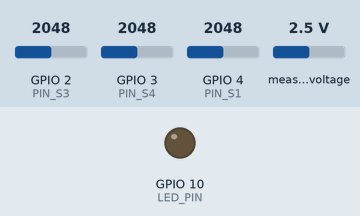
Bench run of a sketch on a simulated Seeed XIAO ESP32-C3. Parts: output pins drawn as LEDs (lit = HIGH). Inputs (shaded band) come from the test bench; at power-on: GPIO 2 (PIN_S3) = 2048, GPIO 3 (PIN_S4) = 2048, GPIO 4 (PIN_S1) = 2048, measured voltage 2.5 V (analog values on the 0–4095 scale). Nothing arrives over Bluetooth unless stated; a phone connects over Bluetooth LE 3 s after start; what the sketch prints to the serial monitor is not drawn.

Above: at 0.6 s.
At 3.6 s:
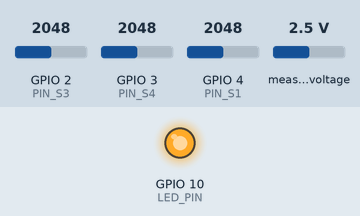
Timing chart, 0 to 5.1 s (numbered marks = the images above):
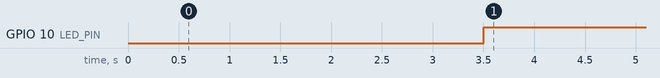

Measured:
- by itself, GPIO 10 (LED_PIN): LOW → HIGH at 3.5 s

The sketch:

smart_insole.ino
```cpp
/**
 * smart_insole.ino
 * ================
 * Firmware cho Seeed Studio XIAO ESP32C3
 * Đọc 4x FSR402 → truyền BLE 50Hz → PC bác sĩ
 *
 * Phần cứng:
 *   S1 (ụ ngón cái)  → D2 / GPIO4  (ESP32 ADC 12-bit, 0–4095)
 *   S2 (ngón cái)    → ADS1115 ch0 (16-bit, 0–26400 với GAIN_ONE)
 *   S3 (ụ ngón út)   → D0 / GPIO2  (ESP32 ADC 12-bit, 0–4095)
 *   S4 (gót chân)    → D1 / GPIO3  (ESP32 ADC 12-bit, 0–4095)
 *   ADS1115: SDA→D4(GPIO6), SCL→D5(GPIO7), VDD→3.3V, ADDR→GND (0x48)
 *
 * BLE Packet (8 bytes, big-endian uint16):
 *   [0,1] S1 — ESP32 ADC GPIO4  (0–4095)
 *   [2,3] S2 — ADS1115 ch0      (0–26400)
 *   [4,5] S3 — ESP32 ADC GPIO2  (0–4095)
 *   [6,7] S4 — ESP32 ADC GPIO3  (0–4095)
 *
 * Thư viện cần cài:
 *   - NimBLE-Arduino  (by h2zero)      ← thay ArduinoBLE
 *   - Adafruit ADS1X15 (by Adafruit)
 *   - Wire (built-in)
 */

#include <NimBLEDevice.h>
#include <Wire.h>
#include <Adafruit_ADS1X15.h>

// ---------------------------------------------------------------------------
// Cấu hình chân
// ---------------------------------------------------------------------------

#define PIN_S1   4    // GPIO4 = D2 — ụ ngón cái (ESP32 ADC)
#define PIN_S3   2    // GPIO2 = D0 — ụ ngón út  (ESP32 ADC)
#define PIN_S4   3    // GPIO3 = D1 — gót chân    (ESP32 ADC)
// S2 đọc qua ADS1115 channel 0

#define LED_PIN  10   // XIAO ESP32C3: LED vàng GPIO10

// ---------------------------------------------------------------------------
// Timing
// ---------------------------------------------------------------------------

#define SAMPLE_INTERVAL_MS   20    // 50Hz = mỗi 20ms 1 sample
#define OVERSAMPLE_COUNT      4    // oversampling để giảm noise ADC

// ---------------------------------------------------------------------------
// BLE UUIDs — phải khớp với bleServices.js
// ---------------------------------------------------------------------------

#define BLE_DEVICE_NAME         "SmartInsole"
#define BLE_SERVICE_UUID        "12345678-1234-5678-1234-56789abcdef0"
#define BLE_CHARACTERISTIC_UUID "12345678-1234-5678-1234-56789abcdef1"

// ---------------------------------------------------------------------------
// Đối tượng toàn cục
// ---------------------------------------------------------------------------

Adafruit_ADS1115 ads;
bool adsReady = false;
NimBLEServer*         pServer   = nullptr;
NimBLECharacteristic* pSensorChar = nullptr;
bool bleConnected = false;

unsigned long lastSampleTime = 0;

// ---------------------------------------------------------------------------
// BLE Server Callbacks — theo dõi connect/disconnect
// ---------------------------------------------------------------------------

class ServerCallbacks : public NimBLEServerCallbacks {
  void onConnect(NimBLEServer* pServer, NimBLEConnInfo& connInfo) override {
    bleConnected = true;
    digitalWrite(LED_PIN, HIGH);
    Serial.println("[BLE] Client kết nối");
  }
  void onDisconnect(NimBLEServer* pServer, NimBLEConnInfo& connInfo, int reason) override {
    bleConnected = false;
    digitalWrite(LED_PIN, LOW);
    Serial.println("[BLE] Client ngắt kết nối — quảng bá lại...");
    NimBLEDevice::startAdvertising();
  }
};

// ---------------------------------------------------------------------------
// Helper: đọc ESP32 ADC với oversampling
// ---------------------------------------------------------------------------

uint16_t readADCOversampled(uint8_t pin) {
  uint32_t sum = 0;
  for (uint8_t i = 0; i < OVERSAMPLE_COUNT; i++) {
    sum += analogRead(pin);
  }
  uint16_t raw = (uint16_t)(sum / OVERSAMPLE_COUNT);
  return 4095 - raw;
}

// ---------------------------------------------------------------------------
// Helper: đọc ADS1115 channel 0 (S2)
// ---------------------------------------------------------------------------

uint16_t _lastS2 = 0;

uint16_t readADS1115() {
  if (!adsReady) return 0;
  if (!ads.conversionComplete()) return _lastS2;
  int16_t raw = ads.getLastConversionResults();
  if (raw < 0) raw = 0;
  uint16_t val = (uint16_t)raw;
  _lastS2 = (val > 26400) ? 0 : (26400 - val);
  return _lastS2;
}

// ---------------------------------------------------------------------------
// Helper: đóng gói 8 bytes big-endian
// [0,1]=S1  [2,3]=S2  [4,5]=S3  [6,7]=S4
// ---------------------------------------------------------------------------

void packPacket(uint8_t* buf,
                uint16_t s1, uint16_t s2,
                uint16_t s3, uint16_t s4) {
  buf[0] = (s1 >> 8) & 0xFF;  buf[1] = s1 & 0xFF;
  buf[2] = (s2 >> 8) & 0xFF;  buf[3] = s2 & 0xFF;
  buf[4] = (s3 >> 8) & 0xFF;  buf[5] = s3 & 0xFF;
  buf[6] = (s4 >> 8) & 0xFF;  buf[7] = s4 & 0xFF;
}

// ---------------------------------------------------------------------------
// Helper: in Serial debug ở 5Hz (không làm nghẽn vòng lặp 50Hz)
// ---------------------------------------------------------------------------

void printSerial(uint16_t s1, uint16_t s2,
                 uint16_t s3, uint16_t s4,
                 unsigned long ts) {
  static unsigned long lastPrint = 0;
  if (ts - lastPrint < 200) return;
  lastPrint = ts;
  Serial.print("S1="); Serial.print(s1);
  Serial.print(" S2="); Serial.print(s2);
  Serial.print(" S3="); Serial.print(s3);
  Serial.print(" S4="); Serial.print(s4);
  Serial.print(" t="); Serial.println(ts);
}

// ---------------------------------------------------------------------------
// setup()
// ---------------------------------------------------------------------------

void setup() {
  Serial.begin(115200);
  delay(500);
  Serial.println("[SmartInsole] Khởi động...");

  // LED
  pinMode(LED_PIN, OUTPUT);
  digitalWrite(LED_PIN, LOW);

  // ADC ESP32
  analogReadResolution(12);
  pinMode(PIN_S1, INPUT_PULLUP);
  pinMode(PIN_S3, INPUT_PULLUP);
  pinMode(PIN_S4, INPUT_PULLUP);
  analogSetPinAttenuation(PIN_S1, ADC_11db);
  analogSetPinAttenuation(PIN_S3, ADC_11db);
  analogSetPinAttenuation(PIN_S4, ADC_11db);


  // ADS1115
  Wire.begin(6, 7);   // SDA=GPIO6(D4), SCL=GPIO7(D5)
  adsReady = ads.begin(0x48);
  if (!adsReady) {
    Serial.println("[ERROR] Không tìm thấy ADS1115 tại 0x48!");
    Serial.println("  Kiểm tra: SDA→D4, SCL→D5, VDD→3.3V, ADDR→GND");
  } else {
    ads.setGain(GAIN_ONE);               // ±4.096V, 3.3V → max ~26400
    ads.setDataRate(RATE_ADS1115_860SPS);
    ads.startADCReading(ADS1X15_REG_CONFIG_MUX_SINGLE_0, /*continuous=*/true);
    Serial.println("[OK] ADS1115 sẵn sàng (GAIN_ONE, continuous 860SPS)");
  }

  // NimBLE
  NimBLEDevice::init(BLE_DEVICE_NAME);
  // NimBLEDevice::setDeviceName(BLE_DEVICE_NAME);
  NimBLEDevice::setPower(ESP_PWR_LVL_P9);   // công suất tối đa

  pServer = NimBLEDevice::createServer();
  pServer->setCallbacks(new ServerCallbacks());

  NimBLEService* pService = pServer->createService(BLE_SERVICE_UUID);

  pSensorChar = pService->createCharacteristic(
    BLE_CHARACTERISTIC_UUID,
    NIMBLE_PROPERTY::NOTIFY
  );

  pService->start();

  NimBLEAdvertising* pAdv = NimBLEDevice::getAdvertising();
  pAdv->setName(BLE_DEVICE_NAME);
  pAdv->addServiceUUID(BLE_SERVICE_UUID);
  pAdv->start();

  Serial.print("[BLE] Đang quảng bá: ");
  Serial.println(BLE_DEVICE_NAME);
  Serial.println("[BLE] Chờ kết nối từ trình duyệt...");
  Serial.println("--------------------------------------");
}

// ---------------------------------------------------------------------------
// loop()
// ---------------------------------------------------------------------------

void loop() {
  if (!bleConnected) {
    delay(10);
    return;
  }

  unsigned long now = millis();
  if (now - lastSampleTime < SAMPLE_INTERVAL_MS) return;
  lastSampleTime += SAMPLE_INTERVAL_MS;  // ← bù trừ drift, không reset về now
  // Nếu bị tụt lại quá nhiều (ví dụ I2C treo 100ms), reset về now để tránh burst
  if (now - lastSampleTime > SAMPLE_INTERVAL_MS * 3) lastSampleTime = now;

  // Đọc 4 sensor
  uint16_t raw_s1 = readADCOversampled(PIN_S1);
  uint16_t raw_s2 = readADS1115();
  uint16_t raw_s3 = readADCOversampled(PIN_S3);
  uint16_t raw_s4 = readADCOversampled(PIN_S4);

  // Đóng gói + gửi BLE notify
  uint8_t packet[8];
  packPacket(packet, raw_s1, raw_s2, raw_s3, raw_s4);
  pSensorChar->setValue(packet, 8);
  pSensorChar->notify();

  // Debug Serial
  printSerial(raw_s1, raw_s2, raw_s3, raw_s4, now);
}
```
